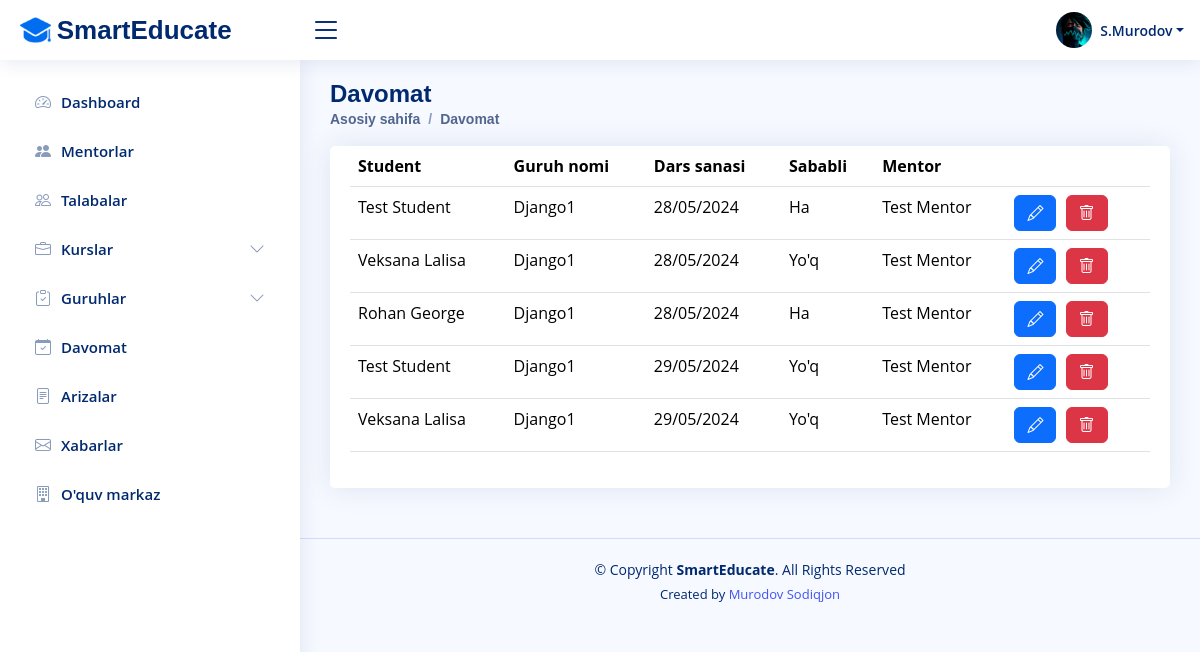
Screenshot of /attendance/admin/ (signed in) with the database file from the repository.
### management/models.py (models this page shows, shortened)
class CompanyInfo(models.Model):
    name = models.CharField(max_length=70)
    address = models.CharField(max_length=100)
    phone = models.CharField(max_length=14)
    email = models.EmailField(max_length=255)
    start_day = models.CharField(max_length=4, choices=DAYS_CHOICES, blank=True, null=True)
    end_day = models.CharField(max_length=4, choices=DAYS_CHOICES, blank=True, null=True)
    start_time = models.TimeField()
    end_time = models.TimeField()

class Attendance(models.Model):
    group_id = models.ForeignKey(CourseGroup, on_delete=models.CASCADE)
    group_member_id = models.ForeignKey(GroupMember, on_delete=models.CASCADE)
    date = models.DateField()
    condition = models.CharField(max_length=3, choices=ATTENDANCE_CONDITION_CHOICES, blank=True, null=True)

class GroupMember(models.Model):
    group_id = models.ForeignKey(CourseGroup, on_delete=models.CASCADE)
    student_id = models.ForeignKey(Profile, on_delete=models.CASCADE)
    permission = models.CharField(max_length=1, choices=GROUPMEMBER_PERMISSION_CHOICES, blank=True, null=True)
    created_at = models.DateTimeField(auto_now_add=True)

class CourseGroup(models.Model):
    course_id = models.ForeignKey(Course, on_delete=models.CASCADE)
    mentor_id = models.ForeignKey(Profile, on_delete=models.CASCADE)
    name = models.CharField(max_length=50, unique=True)
    lang = models.CharField(max_length=30, default="O'zbek")
    start_period = models.DateField()
    end_period = models.DateField()
    students = models.IntegerField()
    study_days = models.CharField(max_length=255)
    start_time = models.TimeField()
    end_time = models.TimeField()
    created_at = models.DateTimeField(auto_now_add=True)
    updated_at = models.DateTimeField(auto_now=True)

### accounts/models.py (models this page shows, shortened)
class Profile(models.Model):
    user_id = models.OneToOneField(User, on_delete=models.CASCADE)
    first_name = models.CharField(max_length=100)
    last_name = models.CharField(max_length=100)
    role = models.ForeignKey(Group, on_delete=models.PROTECT, default=1)
    email = models.EmailField(max_length=255)
    image = models.ImageField(upload_to='images', blank=True, null=True)
    birthday = models.DateField()
    gender = models.CharField(max_length=5, choices=ATTENDANCE_GENDER_CHOICES)
    phone = models.CharField(max_length=14)
    about = models.TextField(blank=True, null=True)
    facebook_link = models.CharField(max_length=255, blank=True, null=True)
    telegram_link = models.CharField(max_length=255, blank=True, null=True)
    instagram_link = models.CharField(max_length=255, blank=True, null=True)
    twitter_link = models.CharField(max_length=255, blank=True, null=True)

### management/views.py (the view)
# urls.py: path('attendance/admin/', AttendanceAdminPageView.as_view(), name='attendance_admin'),
class AttendanceAdminPageView(LoginRequiredMixin, GetData, TemplateView):
    template_name = 'management/attendance-admin.html'
    def get_context_data(self, **kwargs):
        context = super().get_context_data(**kwargs)
        context['attendance'] = Attendance.objects.filter(condition__in=[1, 2])
        return context

### management/views.py (called while the page is built)
    def get_profile(self):
        return Profile.objects.get(user_id=self.request.user.id)

    def get_company_info(self):
        return CompanyInfo.objects.get(pk=1)

### templates/management/attendance-admin.html
{% extends "base.html" %}
{% block content %}
<div class="pagetitle">
    <h1>Davomat</h1>
    <nav>
      <ol class="breadcrumb">
        <li class="breadcrumb-item active">Asosiy sahifa</li>
        <li class="breadcrumb-item active">Davomat</li>
      </ol>
    </nav>
</div>
<section class="section">
    <div class="row">
        <div class="col-lg-12">
            <div class="card">
                <div class="card-body">
                    <table class="table datatable">
                        <thead>
                        <tr>
                            <th>Student</th>
                            <th>Guruh nomi</th>
                            <th data-type="date" data-format="DD/MM/YYYY">Dars sanasi</th>
                            <th>Sababli</th>
                            <th>Mentor</th>
                            <th></th>
                        </tr>
                        </thead>
                        <tbody>
                            {% for value in attendance %}
                            <tr>
                                <td>{{value.group_member_id.student_id.last_name}} {{value.group_member_id.student_id.first_name}}</td>
                                <td>{{value.group_id.name}}</td>
                                <td>{{value.date|date:"d/m/Y"}}</td>
                                {% if value.condition == "1" %}
                                    <td>Ha</td>
                                {% else %}
                                    <td>Yo'q</td>
                                {% endif %}
                                <td>{{value.group_id.mentor_id.last_name}} {{value.group_id.mentor_id.first_name}}</td>
                                <td>
                                    <a class="btn btn-primary btn-size" href="{% url 'attendance_edit' pk=value.id %}"><i
                                            class="bi bi-pencil"></i></a>
                                    <a class="btn btn-danger btn-size" href="{% url 'attendance_delete' pk=value.id %}"><i class="bi bi-trash"></i></a>
                                </td>
                            </tr>
                            {% endfor %}
                        </tbody>
                    </table>
                </div>
            </div>
        </div>
    </div>
</section>
{% endblock %}

### templates/includes/header.html (shortened to what this page needs)
{% load static %}
<header id="header" class="header fixed-top d-flex align-items-center">
    <div class="d-flex align-items-center justify-content-between">
        <a href="{% url 'home_page' %}" class="logo d-flex align-items-center">
            <img src="{% static 'img/logo/logo.png' %}" alt="logo">
            {% if view.get_profile %}
            <span class="d-none d-lg-block">{{ view.get_company_info.name }}</span>
            {% else %}
            <span class="d-none d-lg-block">{{ get_company_info.name }}</span>
            {% endif %}
        </a>
        <i class="bi bi-list toggle-sidebar-btn"></i>
    </div>
    <nav class="header-nav ms-auto">
        <ul class="d-flex align-items-center">
            <li class="nav-item dropdown pe-3">
                <a class="nav-link nav-profile d-flex align-items-center pe-0" href="#" data-bs-toggle="dropdown">
                    {% if view.get_profile.image %}
                        <img src="{{ view.get_profile.image.url }}" alt="Profile" class="rounded-circle" width="36px" height="36px">
                    {% elif get_profile.image %}
                        <img src="{{ get_profile.image.url }}" alt="Profile" class="rounded-circle" width="36px" height="36px">
                    {% else %}
                        <img src="{% static 'img/user.png' %}" alt="Profile" class="rounded-circle">
                    {% endif %}
                    {% if view.get_profile %}
                    <span class="d-none d-md-block dropdown-toggle ps-2">{{ view.get_profile.first_name|capfirst|make_list|first }}.{{ view.get_profile.last_name|capfirst }}</span>
                    {% else %}
                    <span class="d-none d-md-block dropdown-toggle ps-2">{{ get_username|capfirst }}</span>
                    {% endif %}
                </a>
            </li>
        </ul>
    </nav>
</header>

### templates/includes/footer.html (shortened to what this page needs)
{% load static %}
<footer id="footer" class="footer">
    <div class="copyright">
        &copy; Copyright <strong><span>{{ view.get_company_info.name }}</span></strong>. All Rights Reserved
    </div>
    <div class="credits">
        Created by <a href="https://www.instagram.com/sodiqjan_murodov/">Murodov Sodiqjon</a>
    </div>
</footer>

### static/css/style.css (style rules this page uses)
:root { scroll-behavior: smooth; }
body { font-family: "Open Sans", sans-serif; background: #f6f9ff; color: #444444; user-select: none; -webkit-user-select: none; -moz-user-select: none; -ms-user-select: none; }
a { color: #4154f1; text-decoration: none; }
h1, h2, h3, h4, h5, h6 { font-family: "Nunito", sans-serif; }
.pagetitle { margin-bottom: 10px; }
.pagetitle h1 { font-size: 24px; margin-bottom: 0; font-weight: 600; color: #012970; }
.btn-size { padding: 5px 12px; margin-right: 5px; }
.card { margin-bottom: 30px; border: none; border-radius: 5px; box-shadow: 0px 0 30px rgba(1, 41, 112, 0.1); }
.card-body { padding: 0 20px 20px 20px; }
.breadcrumb { font-size: 14px; font-family: "Nunito", sans-serif; color: #899bbd; font-weight: 600; }
.breadcrumb .breadcrumb-item::before { color: #899bbd; }
.breadcrumb .active { color: #51678f; font-weight: 600; }
.logo { line-height: 1; }
@media (min-width: 1200px) { .logo { width: 280px; } }
.logo img { max-height: 26px; margin-right: 6px; }
.logo span { font-size: 26px; font-weight: 700; color: #012970; font-family: "Nunito", sans-serif; }
.header { transition: all 0.5s; z-index: 997; height: 60px; box-shadow: 0px 2px 20px rgba(1, 41, 112, 0.1); background-color: #fff; padding-left: 20px; }
.header .toggle-sidebar-btn { font-size: 32px; padding-left: 10px; cursor: pointer; color: #012970; }
.header-nav ul { list-style: none; }
.header-nav>ul { margin: 0; padding: 0; }
.header-nav .nav-profile { color: #012970; }
.header-nav .nav-profile img { max-height: 36px; }
.header-nav .nav-profile span { font-size: 14px; font-weight: 600; }
@media (min-width: 1200px) { #main, #footer { margin-left: 300px; } }
.footer { padding: 20px 0; font-size: 14px; transition: all 0.3s; border-top: 1px solid #cddfff; }
.footer .copyright { text-align: center; color: #012970; }
.footer .credits { padding-top: 5px; text-align: center; font-size: 13px; color: #012970; }

### rows the page displays
CompanyInfo: get_company_info.name "SmartEducate"
Attendance: group_member_id.student_id.last_name "Test", group_member_id.student_id.first_name "Student", group_id.name "Django1", date "28/05/2024", condition "Ha", group_id.mentor_id.last_name "Test", group_id.mentor_id.first_name "Mentor"
Attendance: group_member_id.student_id.last_name "Veksana", group_member_id.student_id.first_name "Lalisa", group_id.name "Django1", date "28/05/2024", condition "Yo'q", group_id.mentor_id.last_name "Test", group_id.mentor_id.first_name "Mentor"
Attendance: group_member_id.student_id.last_name "Rohan", group_member_id.student_id.first_name "George", group_id.name "Django1", date "28/05/2024", condition "Ha", group_id.mentor_id.last_name "Test", group_id.mentor_id.first_name "Mentor"
Attendance: group_member_id.student_id.last_name "Test", group_member_id.student_id.first_name "Student", group_id.name "Django1", date "29/05/2024", condition "Yo'q", group_id.mentor_id.last_name "Test", group_id.mentor_id.first_name "Mentor"
Attendance: group_member_id.student_id.last_name "Veksana", group_member_id.student_id.first_name "Lalisa", group_id.name "Django1", date "29/05/2024", condition "Yo'q", group_id.mentor_id.last_name "Test", group_id.mentor_id.first_name "Mentor"

### other values shown
{{ view.get_profile.first_name|capfirst|make_list|first }} "S"
{{ view.get_profile.last_name|capfirst }} "Murodov"
